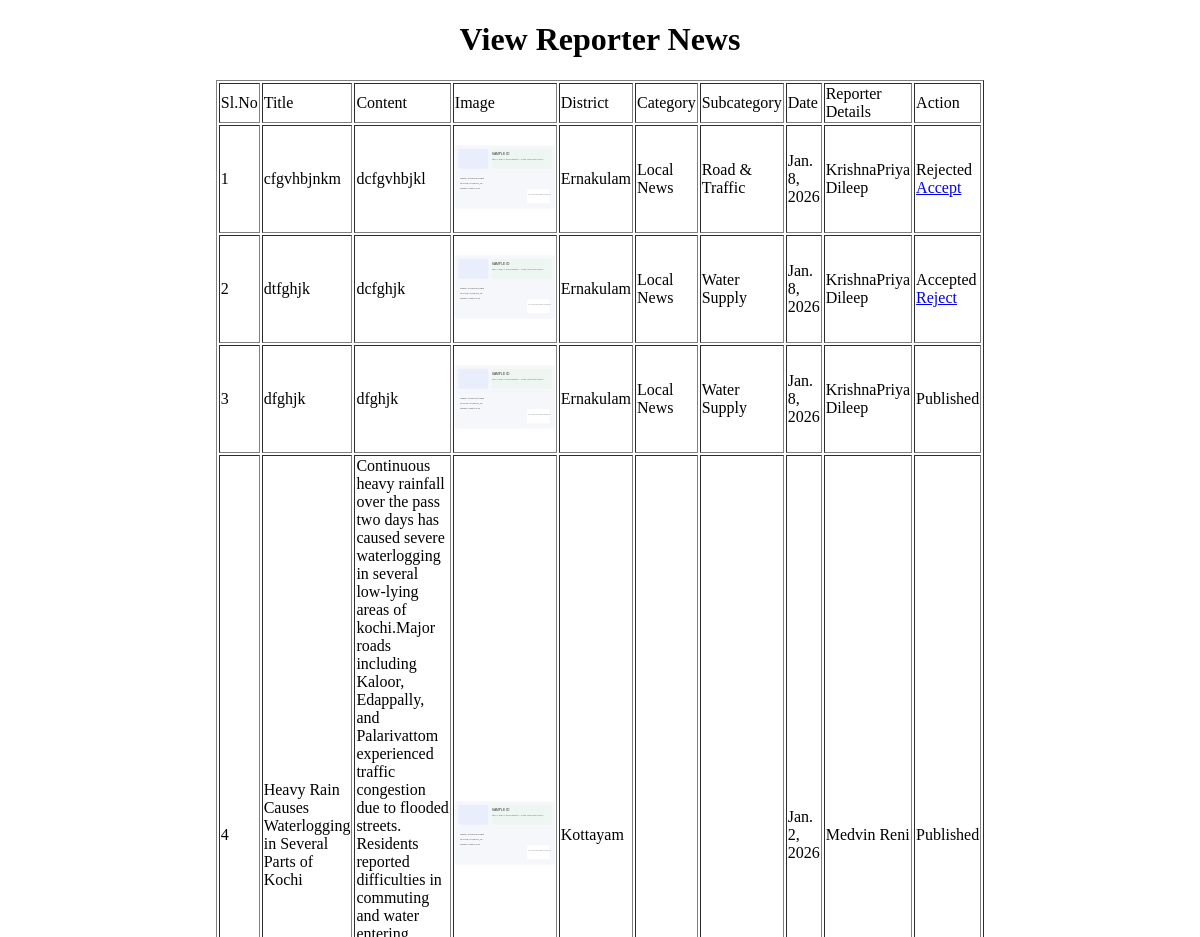
The page /Verifier/ViewNewsR/ (signed in, upper part) on the database as committed earlier.
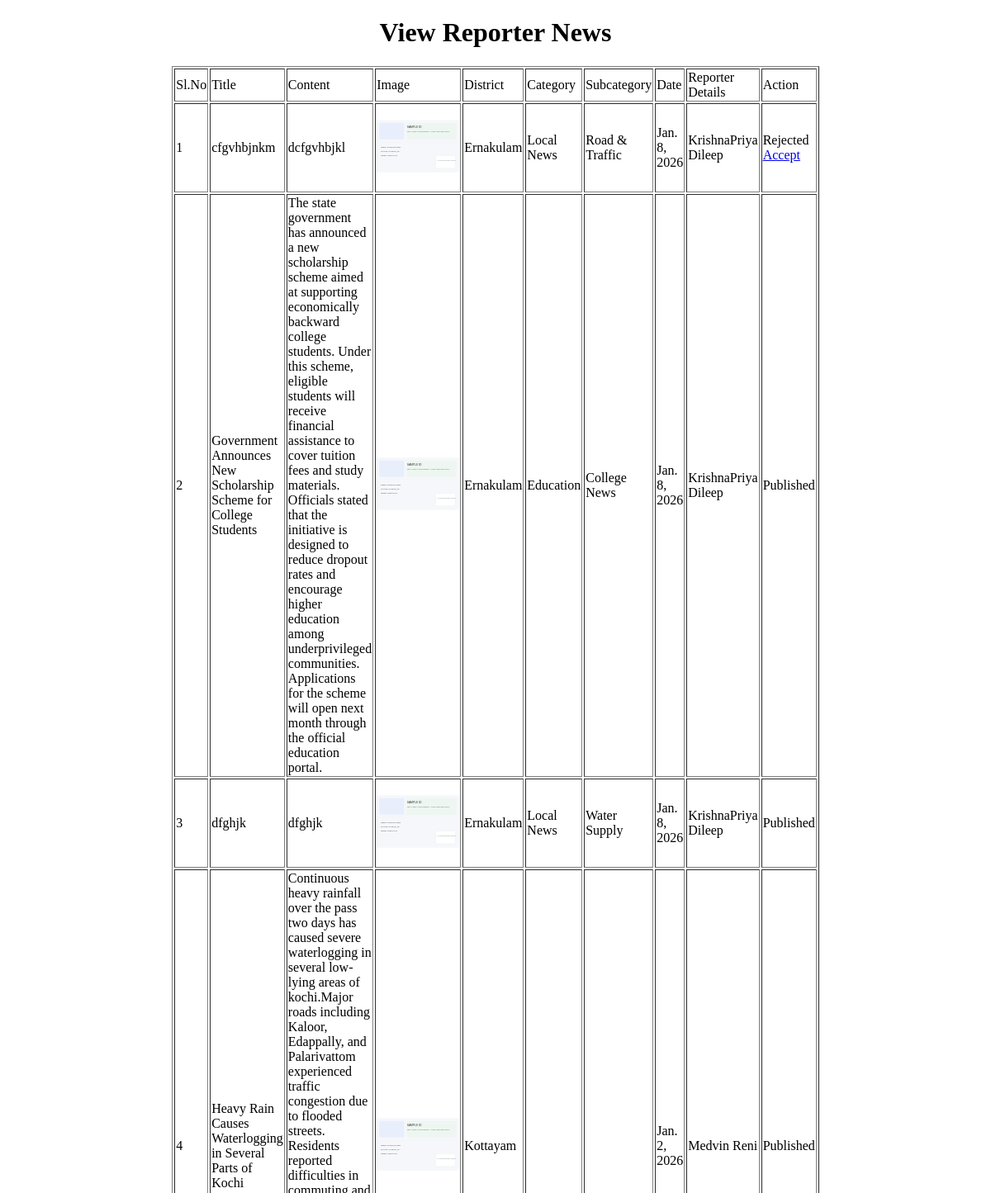
The same page on the database as committed later.
### Reporter/models.py (models this page shows)
class tbl_news(models.Model):
    news_title=models.CharField(max_length=50)
    news_content=models.CharField(max_length=50)
    news_image=models.FileField(upload_to="Assets/news/")
    news_date=models.DateField(auto_now_add=True)
    news_status=models.IntegerField(default=0)
    subcategory=models.ForeignKey(tbl_subcategory,on_delete=models.CASCADE,null=True)
    user=models.ForeignKey(tbl_user,on_delete=models.CASCADE,null=True)
    reporter=models.ForeignKey(tbl_reporter,on_delete=models.CASCADE,null=True)
    verifier=models.ForeignKey(tbl_verifier,on_delete=models.CASCADE,null=True)

### Admin/models.py (models this page shows)
class tbl_subcategory(models.Model):
    subcategory_name=models.CharField(max_length=50)
    category=models.ForeignKey(tbl_category,on_delete=models.CASCADE)

class tbl_category(models.Model):
    category_name=models.CharField(max_length=50)

class tbl_place(models.Model):
    place_name=models.CharField(max_length=50)
    district=models.ForeignKey(tbl_district,on_delete=models.CASCADE)

class tbl_district(models.Model):
    district_name=models.CharField(max_length=50)

### Guest/models.py (models this page shows)
class tbl_reporter(models.Model):
    reporter_name=models.CharField(max_length=50)
    reporter_email=models.CharField(max_length=50)
    reporter_contact=models.CharField(max_length=50)
    reporter_gender=models.CharField(max_length=50)
    reporter_dob=models.CharField(max_length=50)
    reporter_address=models.CharField(max_length=50, null=True, blank=True)
    reporter_password=models.CharField(max_length=50)
    reporter_photo=models.FileField(upload_to="Assets/UserDocs/")
    reporter_proof=models.FileField(upload_to="Assets/UserDocs/")
    reporter_status=models.IntegerField(default=0)
    place=models.ForeignKey(tbl_place,on_delete=models.CASCADE)

### Verifier/views.py (the view)
# urls.py: path('ViewNewsR/',views.ViewNewsR,name="ViewNewsR"),
def ViewNewsR(request):
    if "Vid" in request.session:
        Reporter=tbl_reporter.objects.all()
        newsdata=tbl_news.objects.filter(reporter__in=Reporter)
        return render(request,'Verifier/ViewNewsR.html',{'news':newsdata})
    else:
        return render(request,'Guest/Login.html')

### Verifier/Templates/Verifier/ViewNewsR.html (shortened to what this page needs)
<!DOCTYPE html>
<html lang="en">
<head>
</head>
<body>
    <form action="" method="post">
        <h1 align="center">View Reporter News</h1>
         <table border="1" align="center" width="100" height="100">
            <tr>
                <td>Sl.No</td>
                <td>Title</td>
                <td>Content</td>
                <td>Image</td>
                <td>District</td>
                <td>Category</td>
                <td>Subcategory</td>
                <td>Date</td>
                <td>Reporter Details</td>
                <td>Action</td>
            </tr>
            {% for i in news %}
            <tr>
                <td>{{forloop.counter}}</td>
                <td>{{i.news_title}}</td>
                <td>{{i.news_content}}</td>
                <td><img src="{{i.news_image.url}}" alt="" width="100" height="100"></td>
                <td>{{i.reporter.place.district.district_name}}</td>
                <td>{{i.subcategory.category.category_name}}</td>
                <td>{{i.subcategory.subcategory_name}}</td>
                <td>{{i.news_date}}</td>
                <td>{{i.reporter.reporter_name}}</td>
                <td>
                    {% if i.news_status == 0 %}
                    <a href="{% url 'Verifier:ViewRAccept' i.id %}">Accept/ <a href="{% url 'Verifier:ViewRReject' i.id %}">Reject</a></td>
                    {% elif i.news_status == 1 %}
                    Accepted
                    <a href="{% url 'Verifier:ViewRReject' i.id %}">Reject</a>
                    {% elif i.news_status == 2 %}
                    Rejected
                    <a href="{% url 'Verifier:ViewRAccept' i.id %}">Accept</a>
                    {% elif i.news_status == 3 %}
                    Published
                    {% endif  %}
            </tr>
            {% endfor %}
        </table>
    </form>
</body>
</html>

Rows that differ between the two databases and show on the page:
changed tbl_news: news_title "dtfghjk" → "Government Announces New Scholarship Scheme for College Students"; news_content "dcfghjk" → "The state government has announced a new scholarship scheme aimed at supporting economically backward college students. Under this scheme, eligible students will receive financial assistance to cover tuition fees and study materials. Officials stated that the initiative is designed to reduce dropout rates and encourage higher education among underprivileged communities. Applications for the scheme will open next month through the official education portal."; subcategory.category.category_name "Local News" → "Education"; subcategory.subcategory_name "Water Supply" → "College News"; news_status "Accepted Reject" → "Published"
